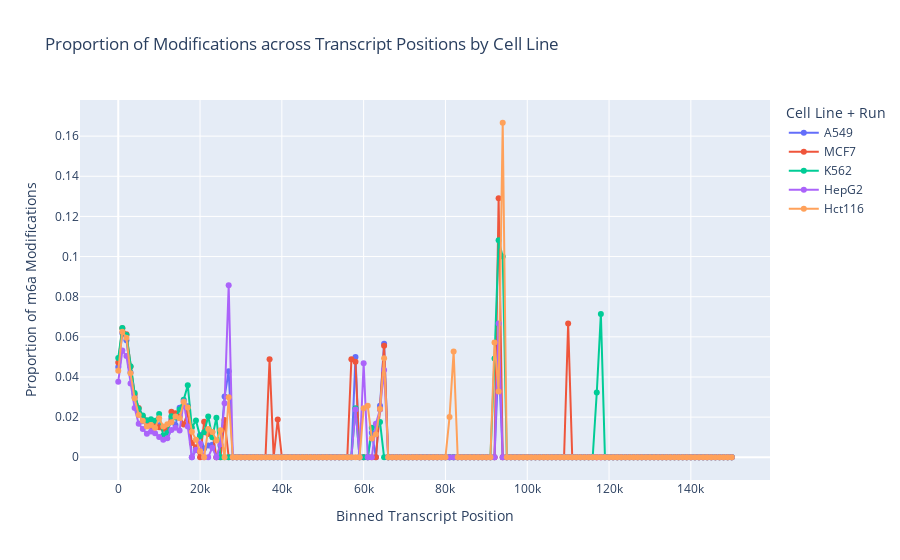

Write notebook code for a chart like this one.
### Code cell
def calculate_prediction_proportion_by_cell_line(df, bin_size=1000, position_range=(0, 150000)):
    df = df.filter((pl.col("transcript_position") >= position_range[0]) & (pl.col("transcript_position") <= position_range[1]))
    df = df.with_columns(((pl.col("transcript_position") // bin_size) * bin_size).alias("binned_position"))

    proportion_df = (
        df.group_by(["cell_line", "binned_position"])
        .agg([
            (pl.col("prediction") == 1).mean().alias("proportion_prediction_1")
        ])
        .sort(["cell_line", "binned_position"])
    )

    all_bins = pl.DataFrame({
        "binned_position": list(range(position_range[0], position_range[1] + bin_size, bin_size))
    })
    cell_line_runs = df.select("cell_line").unique()

    complete_df = cell_line_runs.join(all_bins, how="cross")

    filled_df = complete_df.join(proportion_df, on=["cell_line", "binned_position"], how="left").fill_null(0)

    return filled_df

def plot_prediction_proportion_by_cell_line(proportion_df):
    fig = go.Figure()

    # Convert Polars DataFrame to Pandas for Plotly compatibility
    proportion_df_pandas = proportion_df.to_pandas()

    # Plot each cell_line_run with a different color
    for cell_line_run in proportion_df_pandas['cell_line'].unique():
        subset = proportion_df_pandas[proportion_df_pandas['cell_line'] == cell_line_run]
        
        fig.add_trace(
            go.Scatter(
                x=subset['binned_position'],
                y=subset['proportion_prediction_1'],
                mode="lines+markers",
                name=cell_line_run
            )
        )

    fig.update_layout(
        title="Proportion of Modifications across Transcript Positions by Cell Line",
        xaxis_title="Binned Transcript Position",
        yaxis_title="Proportion of m6a Modifications",
        legend_title="Cell Line + Run",
    )

    fig.show()

proportion_df = calculate_prediction_proportion_by_cell_line(combined_df)
plot_prediction_proportion_by_cell_line(proportion_df)

### Figure 1 — Plotly figure (JSON) as saved in the notebook; plotly's stock layout.template omitted (floating-point values rounded to 4 significant figures; data arrays with more than 128 entries replaced by an {"elided": "..."} marker saying what was removed)
{"data": [{"mode": "lines+markers", "name": "A549", "type": "scatter", "x": {"elided": "151 int values"}, "y": {"elided": "151 float values"}}, {"mode": "lines+markers", "name": "MCF7", "type": "scatter", "x": {"elided": "151 int values"}, "y": {"elided": "151 float values"}}, {"mode": "lines+markers", "name": "K562", "type": "scatter", "x": {"elided": "151 int values"}, "y": {"elided": "151 float values"}}, {"mode": "lines+markers", "name": "HepG2", "type": "scatter", "x": {"elided": "151 int values"}, "y": {"elided": "151 float values"}}, {"mode": "lines+markers", "name": "Hct116", "type": "scatter", "x": {"elided": "151 int values"}, "y": {"elided": "151 float values"}}], "layout": {"legend": {"title": {"text": "Cell Line + Run"}}, "title": {"text": "Proportion of Modifications across Transcript Positions by Cell Line"}, "xaxis": {"title": {"text": "Binned Transcript Position"}}, "yaxis": {"title": {"text": "Proportion of m6a Modifications"}}}}
